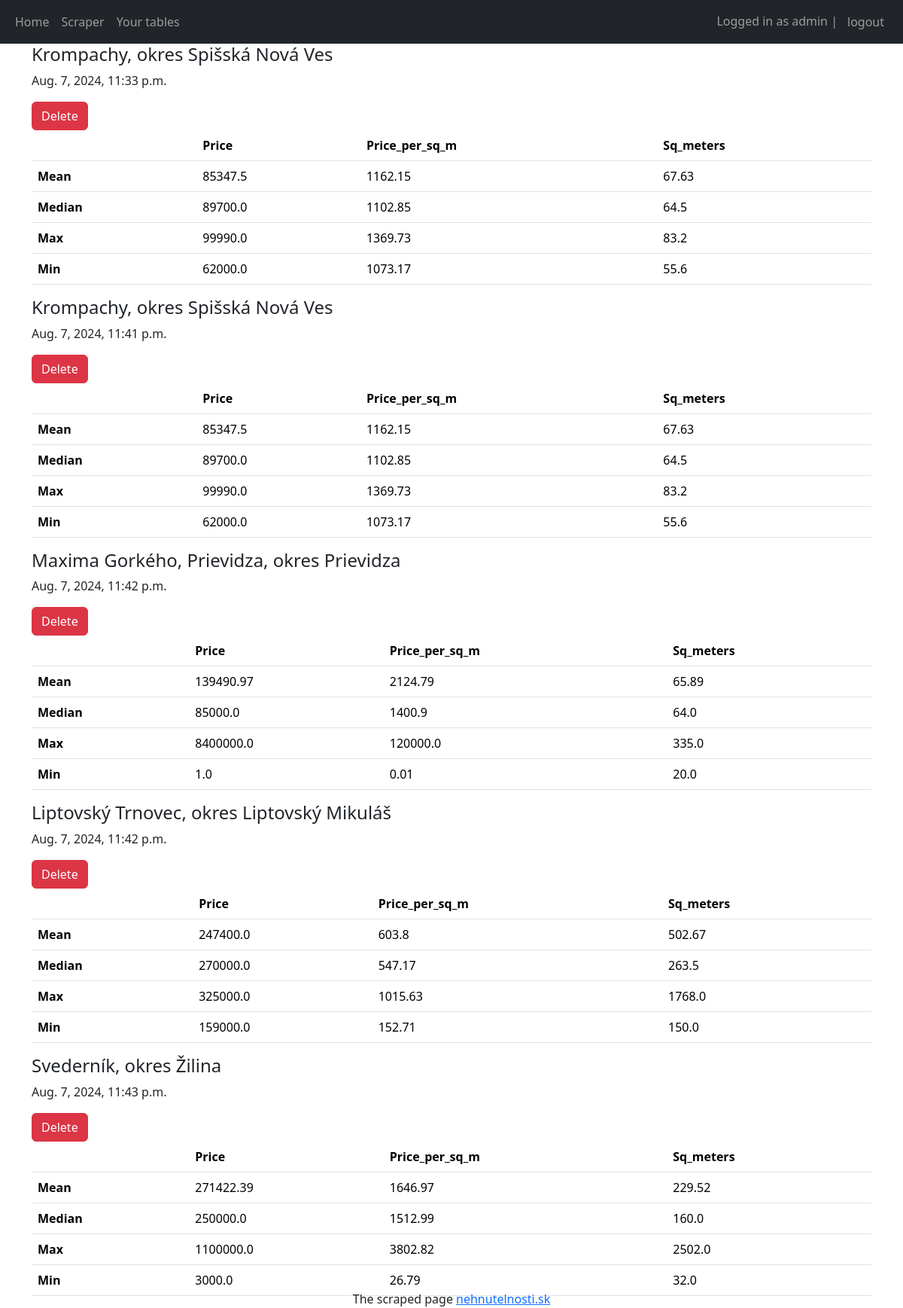
The page /tables (signed in) on the database its author committed.
### scraper_integration/models.py (models this page shows)
class AnalysedData(models.Model):
    table = models.ForeignKey(TableInfo, on_delete=models.CASCADE)
    avg_price = models.FloatField(null=True)
    avg_price_per_sqm = models.FloatField(null=True)
    avg_sq_meter = models.FloatField(null=True)
    min_price = models.FloatField(null=True)
    min_price_per_sqm = models.FloatField(null=True)
    min_sq_meter = models.FloatField(null=True)
    max_price = models.FloatField(null=True)
    max_price_per_sqm = models.FloatField(null=True)
    max_sq_meter = models.FloatField(null=True)
    median_price = models.FloatField(null=True)
    median_price_per_sqm = models.FloatField(null=True)
    median_sq_meter = models.FloatField(null=True)

class TableInfo(models.Model):
    owner = models.ForeignKey(User, on_delete=models.CASCADE)
    name = models.CharField(max_length=100)
    creation_date = models.DateTimeField(auto_now_add=True)

### scraper_integration/views.py (the view)
# urls.py: path('tables', views.view_tables, name='view_tables'),
@login_required(login_url='login')
def view_tables(request):
    if request.method == "POST":
        table_id = request.POST.get('table-id')
        if table_id:
            table = TableInfo.objects.get(id=table_id)
            table.delete()
    user = request.user
    table_info = TableInfo.objects.filter(owner=user)
    analysed_table = AnalysedData.objects.filter(table__in=table_info)
    return render(request, 'scraper_integration/tables.html', {'analysed_table': analysed_table})

### scraper_integration/templates/scraper_integration/tables.html (shortened to what this page needs)
{% extends 'scraper_integration/base.html' %}
{% block content %}
{% if analysed_table %}
    {% for table in analysed_table %}
    <h4>{{table.table.name}}</h4>
    <p>{{table.table.creation_date}}</p>
    <form method="post">
        <button class="btn btn-danger" name="table-id" value="{{table.table.id}}">Delete</button>
    </form>
    <table class="table">
        <thead class = "thead-dark">
            <tr>
                <th><th>Price</th>
                <th>Price_per_sq_m</th>
                <th>Sq_meters</th>
            </tr>
        </thead>
        <tbody>
            <tr>
                <th class="col">Mean</th>
                <td>{{table.avg_price}}</td>
                <td>{{table.avg_price_per_sqm}}</td>
                <td>{{table.avg_sq_meter}}</td>
            </tr>
            <tr>
                <th class="col">Median</th>
                <td>{{table.median_price}}</td>
                <td>{{table.median_price_per_sqm}}</td>
                <td>{{table.median_sq_meter}}</td>
            </tr>
            <tr>
                <th class="col">Max</th>
                <td>{{table.max_price}}</td>
                <td>{{table.max_price_per_sqm}}</td>
                <td>{{table.max_sq_meter}}</td>
            </tr>
            <tr>
                <th class="col">Min</th>
                <td>{{table.min_price}}</td>
                <td>{{table.min_price_per_sqm}}</td>
                <td>{{table.min_sq_meter}}</td>
            </tr>
        </tbody>
    </table>
    {% endfor %}
{% else %}
<div class="d-flex justify-content-center align-items-center" style="height: 100vh;">
    <h4 class="text-center align-middle">You dont have any tables yet!</h4>
</div>
{% endif %}
{% endblock %}

### scraper_integration/templates/scraper_integration/base.html (shortened to what this page needs)
<!DOCTYPE html>
<html lang="en">
<head>
    <link href="https://cdn.jsdelivr.net/npm/bootstrap@5.3.3/dist/css/bootstrap.min.css" rel="stylesheet">
</head>
<body>
    <nav class="navbar navbar-expand-lg navbar-dark bg-dark">
        <div class="container-fluid">
            <div>
                <ul class="navbar-nav">
                    <li class="nav-item">
                        <a class="nav-link" href="{% url 'scraper_integration:main_page' %}">Home</a>
                    </li>
                    <li class="nav-item">
                        <a class="nav-link" href="{% url 'scraper_integration:scraper' %}" class="nav-link">Scraper</a><a href="{% url 'scraper_integration:registration' %}"></a>
                    </li>
                    <li class="nav-item">
                        <a class="nav-link" href="{% url 'scraper_integration:view_tables' %}">Your tables</a>
                    </li>
                </ul>
            </div>
            <div>
                <ul class="navbar-nav">
                    {% if user.is_authenticated %}
                    <span class="navbar-text">Logged in as {{ user.username }} |</span>
                    <li class="nav-item">
                        <form method="post" action="{% url 'scraper_integration:logout' %}">
                            <button type="submit" class="btn btn-dark navbar-text">logout</button>
                        </form>
                    </li>
                    {% else %}
                    <li class="nav-item">
                        <a class="nav-link" href="/login">Login</a>
                    </li>
                    {% endif %}
                </ul>
            </div>
        </div>
    </nav>
    <div class="container">
        {% block content %}{% endblock %}
        <footer class="fixed-bottom text-center">
            The scraped page <a href="https://nehnutelnosti.sk">nehnutelnosti.sk</a>
        </footer>
    </div>
</body>
</html>

### rows shown on the page
AnalysedData: table.name "Krompachy, okres Spišská Nová Ves", table.creation_date "Aug. 7, 2024, 11:33 p.m.", avg_price "85347.5", avg_price_per_sqm "1162.15", avg_sq_meter "67.63", median_price "89700.0", median_price_per_sqm "1102.85", median_sq_meter "64.5", max_price "99990.0", max_price_per_sqm "1369.73", max_sq_meter "83.2", min_price "62000.0", min_price_per_sqm "1073.17", min_sq_meter "55.6"
AnalysedData: table.name "Krompachy, okres Spišská Nová Ves", table.creation_date "Aug. 7, 2024, 11:41 p.m.", avg_price "85347.5", avg_price_per_sqm "1162.15", avg_sq_meter "67.63", median_price "89700.0", median_price_per_sqm "1102.85", median_sq_meter "64.5", max_price "99990.0", max_price_per_sqm "1369.73", max_sq_meter "83.2", min_price "62000.0", min_price_per_sqm "1073.17", min_sq_meter "55.6"
AnalysedData: table.name "Maxima Gorkého, Prievidza, okres Prievidza", table.creation_date "Aug. 7, 2024, 11:42 p.m.", avg_price "139490.97", avg_price_per_sqm "2124.79", avg_sq_meter "65.89", median_price "85000.0", median_price_per_sqm "1400.9", median_sq_meter "64.0", max_price "8400000.0", max_price_per_sqm "120000.0", max_sq_meter "335.0", min_price "1.0", min_price_per_sqm "0.01", min_sq_meter "20.0"
AnalysedData: table.name "Liptovský Trnovec, okres Liptovský Mikuláš", table.creation_date "Aug. 7, 2024, 11:42 p.m.", avg_price "247400.0", avg_price_per_sqm "603.8", avg_sq_meter "502.67", median_price "270000.0", median_price_per_sqm "547.17", median_sq_meter "263.5", max_price "325000.0", max_price_per_sqm "1015.63", max_sq_meter "1768.0", min_price "159000.0", min_price_per_sqm "152.71", min_sq_meter "150.0"
AnalysedData: table.name "Svederník, okres Žilina", table.creation_date "Aug. 7, 2024, 11:43 p.m.", avg_price "271422.39", avg_price_per_sqm "1646.97", avg_sq_meter "229.52", median_price "250000.0", median_price_per_sqm "1512.99", median_sq_meter "160.0", max_price "1100000.0", max_price_per_sqm "3802.82", max_sq_meter "2502.0", min_price "3000.0", min_price_per_sqm "26.79", min_sq_meter "32.0"

### other values the page prints
{{ user.username }} "admin"
